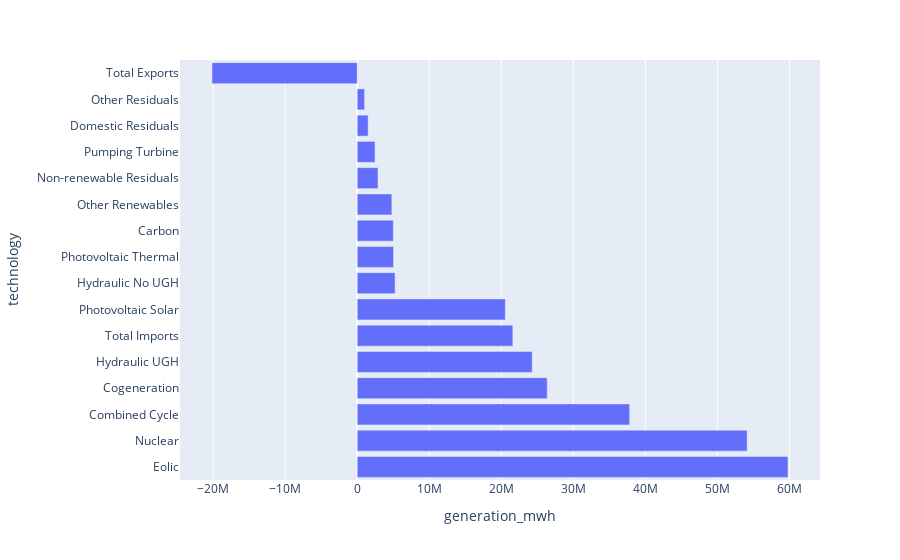

Write notebook code for a chart like this one.
### Code cell
import plotly.express as px

px.bar(data_frame=df, y='technology', x='generation_mwh')

### Figure 1 — Plotly figure (JSON) as saved in the notebook; plotly's stock layout.template omitted (floating-point values rounded to 4 significant figures)
{"data": [{"alignmentgroup": "True", "hovertemplate": "generation_mwh=%{x}<br>technology=%{y}<extra></extra>", "legendgroup": "", "marker": {"color": "#636efa", "pattern": {"shape": ""}}, "name": "", "offsetgroup": "", "orientation": "h", "showlegend": false, "textposition": "auto", "type": "bar", "x": [59800000.0, 54120000.0, 37820000.0, 26370000.0, 24290000.0, 21604101, 20560000.0, 5259688, 5042000.0, 5017000.0, 4811000.0, 2885000.0, 2476000.0, 1519000.0, 1020000.0, -20160000.0], "xaxis": "x", "y": ["Eolic", "Nuclear", "Combined Cycle", "Cogeneration", "Hydraulic UGH", "Total Imports", "Photovoltaic Solar", "Hydraulic No UGH", "Photovoltaic Thermal", "Carbon", "Other Renewables", "Non-renewable Residuals", "Pumping Turbine", "Domestic Residuals", "Other Residuals", "Total Exports"], "yaxis": "y"}], "layout": {"barmode": "relative", "legend": {"tracegroupgap": 0}, "margin": {"t": 60}, "xaxis": {"anchor": "y", "domain": [0, 1], "title": {"text": "generation_mwh"}}, "yaxis": {"anchor": "x", "domain": [0, 1], "title": {"text": "technology"}}}}
